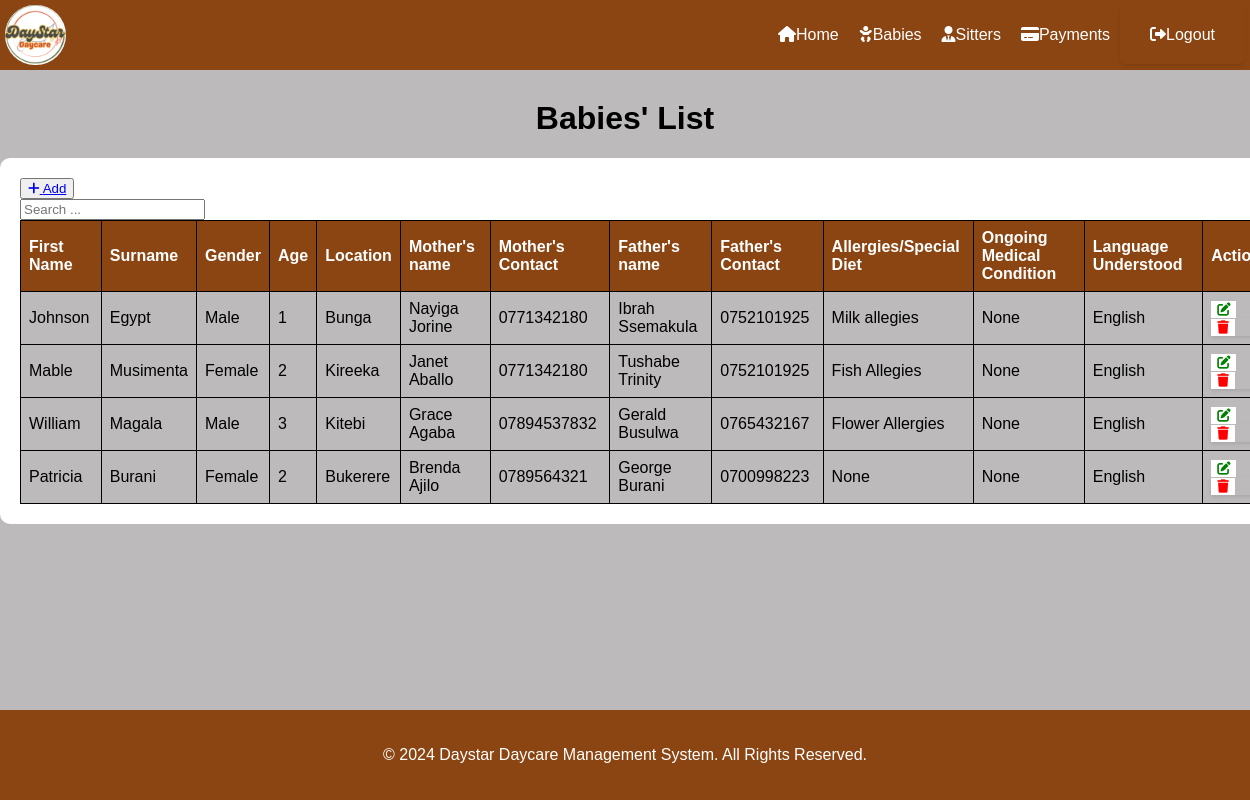
Screenshot of /baby_list/ with the database file from the repository.
### ddms_app/models.py (models this page shows, shortened)
class Baby(models.Model):
    GENDER = (
        ('Male', 'Male'),
        ('Female', 'Female'),
    )
    created_at =models.DateTimeField(auto_now_add=True)
    first_name = models.CharField(max_length=50, blank=True,null=True)
    last_name = models.CharField(max_length=30, blank=True,null=True)
    gender = models.CharField(max_length=10, blank=True,null=True, choices=GENDER)
    age = models.IntegerField(null=True, blank=True)
    location = models.CharField(max_length=30, null=True, blank=True)
    mother_name = models.CharField(max_length=50, blank=True,null=True)
    mother_phone = models.CharField(max_length=15, blank=True,null=True)
    father_name = models.CharField(max_length=50, blank=True,null=True)
    father_phone = models.CharField(max_length=15, blank=True,null=True)
    any_allegies = models.CharField(max_length=50, blank=True,null=True)
    any_ongoing_medication = models.CharField(max_length=50, blank=True,)
    language_understood = models.CharField(max_length=50, blank=True,null=True)

### ddms_app/views.py (the view)
# urls.py: path('baby_list/', views.baby_list, name='baby_list'),
def baby_list(request):
    records = Baby.objects.all()
    return render(request, 'baby_list.html', {'records': records})

### ddms_app/templates/baby_list.html (shortened to what this page needs)
{% extends 'base.html' %}
{% block content %}
<h1>Babies' List</h1>
<div class="mt-4 p-5 bg-secondary text-white rounded">
    <table class="table table-striped table-bordered">
        <div class="mb-3">
            <button><a href="{% url 'add_baby' %}" class="btn btn-success">
                <i class="fas fa-plus"></i> Add
            </a></button>
            <form class="button" style="  box-shadow: 0px; padding: 0px; border-radius: 0px; margin: 0px; max-width: 200px;" method="GET" action="{% url 'babies_list' %}">
                <input type="text" name="search" class="form-control" placeholder="Search ...">
            </form>
        </div>
        <thead>
            <tr>
                <th>First Name</th>
                <th>Surname</th>
                <th>Gender</th>
                <th>Age</th>
                <th>Location</th>
                <th>Mother's name</th>
                <th>Mother's Contact</th>
                <th>Father's name</th>
                <th>Father's Contact</th>
                <th>Allergies/Special Diet</th>
                <th>Ongoing Medical Condition</th>
                <th>Language Understood</th>
                <th>Action</th>
            </tr>
        </thead>
        <tbody>
            {% for baby in records %}
            <tr>
                <td>{{ baby.first_name }}</td>
                <td>{{ baby.last_name }}</td>
                <td>{{ baby.gender }}</td>
                <td>{{ baby.age }}</td>
                <td>{{ baby.location }}</td>
                <td>{{ baby.mother_name }}</td>
                <td>{{ baby.mother_phone }}</td>
                <td>{{ baby.father_name }}</td>
                <td>{{ baby.father_phone }}</td>
                <td>{{ baby.any_allegies }}</td>
                <td>{{ baby.any_ongoing_medication }}</td>
                <td>{{ baby.language_understood }}</td>
                <td>
                    <button><a href="{% url 'edit_baby' baby.id %}" class="btn btn-danger" >
                        <i class="fas fa-edit"></i>
                    </a></button>
                    <form style="  box-shadow: 0px; padding: 0px; border-radius: 0px; margin: 0px; box-shadow: 0;" action="{% url 'delete_baby' baby.id %}" method="post"
                     onsubmit="return confirm('Are you sure you want to delete this record?');">
                        <button class="btn btn-danger">
                            <i class="fas fa-trash"></i>
                        </button>
                    </form>
                </td>
            </tr>
            {% endfor %}
        </tbody>
    </table>
</div>
{% endblock %}

### ddms_app/templates/base.html (style rules this page uses)
body { font-family: Arial, sans-serif; background-color: rgb(188, 186, 186); margin: 0; padding: 0; color:white; overflow-x: hidden; }
h1 { text-align: center; margin-top: 30px; color:#000000; }
form { max-width: 500px; margin: 0 auto; padding: 20px; border-radius: 8px; box-shadow: 0 2px 4px rgba(0, 0, 0, 0.1); }
.mt-4 { margin-top: 20px; }
.p-5 { padding: 20px; }
.bg-secondary { background-color: white; border-radius: 10px; width: 100%; }
.text-white { color: #fff; }
table { width: 100%; border-collapse: collapse; border-spacing: 0; }
th, td { border: 1px solid #000000; padding: 8px; text-align: left; }
th { background-color: #8B4513; color: white; border: 1px solid black; }
td { background-color: rgb(188, 186, 186); color:#000000 }
td button { background-color: white ; color: red; border: none; cursor: pointer; }
td button a { color:green; text-decoration: none; background-color: white; }

### rows the page displays
Baby: first_name "Johnson", last_name "Egypt", gender "Male", age "1", location "Bunga", mother_name "Nayiga Jorine", mother_phone "0771342180", father_name "Ibrah Ssemakula", father_phone "0752101925", any_allegies "Milk allegies", any_ongoing_medication "None", language_understood "English"
Baby: first_name "Mable", last_name "Musimenta", gender "Female", age "2", location "Kireeka", mother_name "Janet Aballo", mother_phone "0771342180", father_name "Tushabe Trinity", father_phone "0752101925", any_allegies "Fish Allegies", any_ongoing_medication "None", language_understood "English"
Baby: first_name "William", last_name "Magala", gender "Male", age "3", location "Kitebi", mother_name "Grace Agaba", mother_phone "07894537832", father_name "Gerald Busulwa", father_phone "0765432167", any_allegies "Flower Allergies", any_ongoing_medication "None", language_understood "English"
Baby: first_name "Patricia", last_name "Burani", gender "Female", age "2", location "Bukerere", mother_name "Brenda Ajilo", mother_phone "0789564321", father_name "George Burani", father_phone "0700998223", any_allegies "None", any_ongoing_medication "None", language_understood "English"
